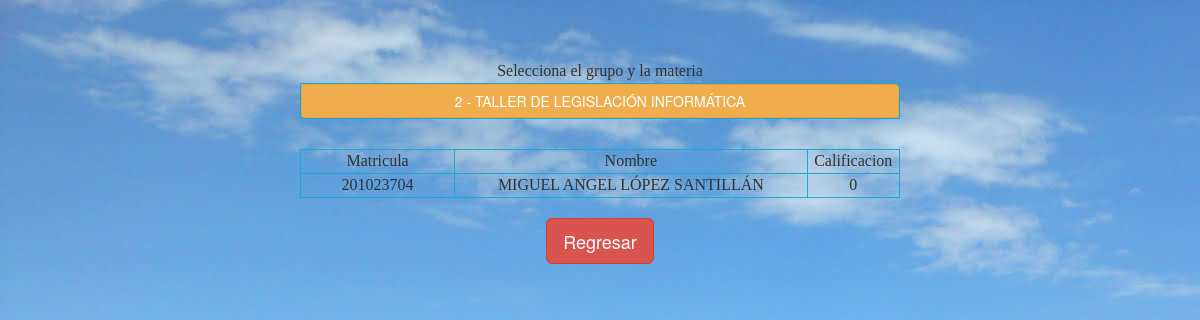
The app's page /controlador/Tareas/operacionresultados.php?cn_asignacion=1&cn_grupo=2&cn_materia=2655 (signed in) with its own data.
### tables this page shows
CREATE TABLE IF NOT EXISTS `asignacion` (
  `id_asignacion` int(11) NOT NULL AUTO_INCREMENT,
  `id_grupo` int(11) NOT NULL,
  `id_materia` varchar(6) NOT NULL,
  `id_profesor` varchar(9) NOT NULL,
  PRIMARY KEY (`id_asignacion`)
);

CREATE TABLE IF NOT EXISTS `grupos` (
  `id_grupo` int(11) NOT NULL AUTO_INCREMENT,
  `grupo` varchar(4) NOT NULL,
  PRIMARY KEY (`id_grupo`),
  KEY `grupo` (`grupo`)
);

CREATE TABLE IF NOT EXISTS `materias` (
  `id_materia` varchar(6) NOT NULL,
  `nom_materia` varchar(100) NOT NULL,
  PRIMARY KEY (`id_materia`)
);

CREATE TABLE IF NOT EXISTS `alumnos` (
  `matricula` varchar(9) NOT NULL,
  `ape_paterno` varchar(35) NOT NULL,
  `ape_materno` varchar(35) NOT NULL,
  `nombre` varchar(40) NOT NULL,
  `direccion` varchar(60) NOT NULL,
  `tel_casa` varchar(13) NOT NULL,
  `celular` varchar(13) NOT NULL,
  `email` varchar(30) NOT NULL,
  `id_grupo` varchar(4) DEFAULT NULL,
  PRIMARY KEY (`matricula`),
  KEY `id_grupo` (`id_grupo`)
);

CREATE TABLE IF NOT EXISTS `resultados` (
  `id_resultado` int(6) NOT NULL AUTO_INCREMENT,
  `matricula` varchar(9) DEFAULT NULL,
  `calificacion` double DEFAULT NULL,
  `respuestas` text,
  `id_materia` varchar(6) DEFAULT NULL,
  PRIMARY KEY (`id_resultado`),
  KEY `calificacion` (`calificacion`),
  KEY `id_materia` (`id_materia`),
  KEY `matricula` (`matricula`)
);

### controlador/Tareas/operacionresultados.php (the view, shortened to what this page needs)
<!DOCTYPE html>
<html lang="es">
<head>
    <link href="../../resources/bootstrap/dist/css/bootstrap.css" rel="stylesheet">
    <link href="../../resources/font-awesome/css/font-awesome.min.css" rel="stylesheet">
    <link rel="stylesheet" type="text/css" href="../../resources/css/sweetalert.css">
</head>
<body background="../../resources/img/acozac2.jpg">
<br/><br/><br/>
<table width="400" border="0" align="center">
    <tr>
      <td align="center"><font face="Impact" color="#323232" size="3">Selecciona el grupo y la materia</font><br/></td>
    </tr>
    <tr>
      <td align="center">
          <?php include("../../entidades/Bases de datos/Consulta_Grupos_Profesor.php");?>
      </td>
    </tr>
</table>
<?php
if(isset($_REQUEST['cn_grupo'])){
	if(isset($_SESSION["matricula"]) and isset($_SESSION['tipo_usuario'])){
		if($_SESSION['tipo_usuario']==1){
		?>
<p>&nbsp;</p>
<table width="600" border="1" align="center" bordercolor="#1DA8D3">
  <tbody>
    <tr>
      <td width="200" align="center"><font face="Impact" color="#323232" size="3">Matricula</font></td>
      <td width="500" align="center"><font face="Impact" color="#323232" size="3">Nombre</font></td>
      <td width="100" align="center"><font face="Impact" color="#323232" size="3">Calificacion</font></td>
    </tr>
    <?php
	require("../../entidades/Bases de datos/conexion.php");
	$query="SELECT alumnos.matricula, nombre,ape_paterno,ape_materno, calificacion,asignacion.id_materia FROM generatest.alumnos, generatest.resultados, generatest.asignacion where alumnos.matricula=resultados.matricula and alumnos.id_grupo='".$_REQUEST['cn_grupo']."' and asignacion.id_profesor='".$_SESSION["matricula"]."' AND asignacion.id_materia='".$_REQUEST['cn_materia']."'";
	$result = $con-> query($query);
	if(mysqli_num_rows($result)>0)
		while($alumnos=mysqli_fetch_array($result)){
	?>
    		<tr>
      			<td align="center"><font face="Impact" color="#323232" size="3"><?php echo utf8_encode($alumnos[0]);?></font></td>
                <td align="center"><font face="Impact" color="#323232" size="3"><?php echo utf8_encode($alumnos[1]." ".$alumnos[2]." ".$alumnos[3]);?></font></td>
                <td align="center"><font face="Impact" color="#323232" size="3"><?php echo utf8_encode($alumnos[4]);?></font></td>
    		</tr>
  <?php
		}
		}
	}
}
	?>
  </tbody>
</table>
<br>
<p align="center"><a href="../../workflow/Workpage/workspaceP.php" class="btn btn-danger btn-lg">Regresar</a></p>
</body>
</html>

### entidades/Bases de datos/Consulta_Grupos_Profesor.php (shortened to what this page needs)
<?php
	include("conexion.php");
	$query="SELECT id_asignacion, grupos.id_grupo, materias.nom_materia, alumnos.nombre, alumnos.ape_paterno, alumnos.ape_materno, asignacion.id_materia FROM  asignacion,grupos,alumnos,materias where asignacion.id_grupo=grupos.id_grupo and asignacion.id_materia=materias.id_materia and asignacion.id_profesor=alumnos.matricula and alumnos.matricula='".$_SESSION["matricula"]."' order by id_asignacion asc";
	$result = $con-> query($query);
	while ($coor = mysqli_fetch_row($result)) {
		echo'<table width="600" border="1" align="center" bordercolor="#1DA8D3">';
		echo'<tr>';
      	echo"<td align='center'><a href='?cn_asignacion=$coor[0]&cn_grupo=$coor[1]&cn_materia=$coor[6]' class='btn btn-warning btn-block'>".utf8_encode($coor['1']." - ".$coor['2'])."</a></td>";
    	echo'</tr>';
		echo'</table>';
	}
?>

### records on screen
asignacion: id_grupo.nom_materia "2 - TALLER DE LEGISLACIÓN INFORMÁTICA"
alumnos: matricula "201023704", nombre+ape_paterno+ape_materno "MIGUEL ANGEL LÓPEZ SANTILLÁN", resultados.calificacion "0"
